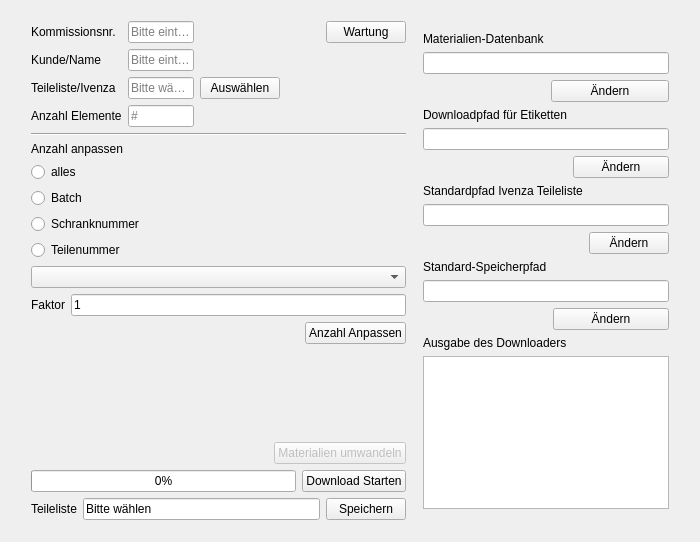
<?xml version="1.0" encoding="UTF-8"?>
<ui version="4.0">
 <class>MainWindow</class>
 <widget class="QMainWindow" name="MainWindow">
  <property name="geometry">
   <rect>
    <x>0</x>
    <y>0</y>
    <width>700</width>
    <height>542</height>
   </rect>
  </property>
  <property name="sizePolicy">
   <sizepolicy hsizetype="Expanding" vsizetype="Expanding">
    <horstretch>1</horstretch>
    <verstretch>1</verstretch>
   </sizepolicy>
  </property>
  <property name="windowTitle">
   <string>Ardis2Holzma</string>
  </property>
  <widget class="QWidget" name="centralWidget">
   <property name="sizePolicy">
    <sizepolicy hsizetype="Expanding" vsizetype="Expanding">
     <horstretch>1</horstretch>
     <verstretch>1</verstretch>
    </sizepolicy>
   </property>
   <widget class="QWidget" name="horizontalLayoutWidget">
    <property name="geometry">
     <rect>
      <x>20</x>
      <y>10</y>
      <width>671</width>
      <height>521</height>
     </rect>
    </property>
    <layout class="QHBoxLayout" name="MainHorLayout">
     <property name="spacing">
      <number>6</number>
     </property>
     <item>
      <layout class="QVBoxLayout" name="MainVertLeft">
       <item>
        <layout class="QGridLayout" name="gridLayout_3">
         <item row="0" column="4">
          <widget class="QPushButton" name="serviceButton">
           <property name="text">
            <string>Wartung</string>
           </property>
          </widget>
         </item>
         <item row="0" column="0">
          <widget class="QLabel" name="label_9">
           <property name="text">
            <string>Kommissionsnr.</string>
           </property>
          </widget>
         </item>
         <item row="0" column="1">
          <widget class="QLineEdit" name="kommissionLine">
           <property name="text">
            <string/>
           </property>
           <property name="placeholderText">
            <string>Bitte eintragen</string>
           </property>
          </widget>
         </item>
         <item row="1" column="0">
          <widget class="QLabel" name="label_6">
           <property name="text">
            <string>Kunde/Name</string>
           </property>
          </widget>
         </item>
         <item row="2" column="2">
          <widget class="QPushButton" name="infileButton">
           <property name="text">
            <string>Auswählen</string>
           </property>
          </widget>
         </item>
         <item row="3" column="0">
          <widget class="QLabel" name="label_3">
           <property name="text">
            <string>Anzahl Elemente</string>
           </property>
          </widget>
         </item>
         <item row="2" column="1">
          <widget class="QLineEdit" name="infileLine">
           <property name="enabled">
            <bool>true</bool>
           </property>
           <property name="text">
            <string/>
           </property>
           <property name="readOnly">
            <bool>true</bool>
           </property>
           <property name="placeholderText">
            <string>Bitte wählen</string>
           </property>
          </widget>
         </item>
         <item row="2" column="0">
          <widget class="QLabel" name="label">
           <property name="text">
            <string>Teileliste/Ivenza</string>
           </property>
          </widget>
         </item>
         <item row="1" column="1">
          <widget class="QLineEdit" name="kundeLine">
           <property name="text">
            <string/>
           </property>
           <property name="placeholderText">
            <string>Bitte eintragen</string>
           </property>
          </widget>
         </item>
         <item row="3" column="1">
          <widget class="QLineEdit" name="obj_count">
           <property name="enabled">
            <bool>true</bool>
           </property>
           <property name="text">
            <string/>
           </property>
           <property name="readOnly">
            <bool>true</bool>
           </property>
           <property name="placeholderText">
            <string>#</string>
           </property>
          </widget>
         </item>
         <item row="0" column="3">
          <spacer name="horizontalSpacer_3">
           <property name="orientation">
            <enum>Qt::Horizontal</enum>
           </property>
           <property name="sizeType">
            <enum>QSizePolicy::Fixed</enum>
           </property>
           <property name="sizeHint" stdset="0">
            <size>
             <width>40</width>
             <height>20</height>
            </size>
           </property>
          </spacer>
         </item>
        </layout>
       </item>
       <item>
        <layout class="QGridLayout" name="gridLayout_5">
         <item row="1" column="0">
          <widget class="QLabel" name="label_4">
           <property name="text">
            <string>Anzahl anpassen</string>
           </property>
          </widget>
         </item>
         <item row="2" column="0">
          <widget class="QRadioButton" name="byBatch">
           <property name="text">
            <string>alles</string>
           </property>
          </widget>
         </item>
         <item row="3" column="0">
          <widget class="QRadioButton" name="byBEM2">
           <property name="text">
            <string>Batch</string>
           </property>
          </widget>
         </item>
         <item row="5" column="0">
          <widget class="QRadioButton" name="byRefNumber">
           <property name="text">
            <string>Teilenummer</string>
           </property>
          </widget>
         </item>
         <item row="6" column="0">
          <widget class="QComboBox" name="schrank_select"/>
         </item>
         <item row="7" column="0">
          <layout class="QHBoxLayout" name="horizontalLayout">
           <item>
            <widget class="QLabel" name="label_7">
             <property name="text">
              <string>Faktor</string>
             </property>
            </widget>
           </item>
           <item>
            <widget class="QLineEdit" name="multiLine">
             <property name="cursor">
              <cursorShape>ArrowCursor</cursorShape>
             </property>
             <property name="text">
              <string>1</string>
             </property>
            </widget>
           </item>
          </layout>
         </item>
         <item row="4" column="0">
          <widget class="QRadioButton" name="bySchrank_number">
           <property name="text">
            <string>Schranknummer</string>
           </property>
          </widget>
         </item>
         <item row="0" column="0">
          <widget class="Line" name="line">
           <property name="orientation">
            <enum>Qt::Horizontal</enum>
           </property>
          </widget>
         </item>
        </layout>
       </item>
       <item>
        <layout class="QHBoxLayout" name="horizontalLayout_3">
         <item>
          <spacer name="horizontalSpacer">
           <property name="orientation">
            <enum>Qt::Horizontal</enum>
           </property>
           <property name="sizeHint" stdset="0">
            <size>
             <width>40</width>
             <height>20</height>
            </size>
           </property>
          </spacer>
         </item>
         <item>
          <widget class="QPushButton" name="multiButton">
           <property name="enabled">
            <bool>true</bool>
           </property>
           <property name="sizePolicy">
            <sizepolicy hsizetype="Maximum" vsizetype="Fixed">
             <horstretch>0</horstretch>
             <verstretch>0</verstretch>
            </sizepolicy>
           </property>
           <property name="text">
            <string>Anzahl Anpassen</string>
           </property>
          </widget>
         </item>
        </layout>
       </item>
       <item>
        <spacer name="verticalSpacer">
         <property name="orientation">
          <enum>Qt::Vertical</enum>
         </property>
         <property name="sizeHint" stdset="0">
          <size>
           <width>20</width>
           <height>40</height>
          </size>
         </property>
        </spacer>
       </item>
       <item>
        <layout class="QHBoxLayout" name="horizontalLayout_4">
         <item>
          <spacer name="horizontalSpacer_2">
           <property name="orientation">
            <enum>Qt::Horizontal</enum>
           </property>
           <property name="sizeHint" stdset="0">
            <size>
             <width>40</width>
             <height>20</height>
            </size>
           </property>
          </spacer>
         </item>
         <item>
          <widget class="QPushButton" name="convertButton">
           <property name="enabled">
            <bool>false</bool>
           </property>
           <property name="sizePolicy">
            <sizepolicy hsizetype="Preferred" vsizetype="Fixed">
             <horstretch>0</horstretch>
             <verstretch>0</verstretch>
            </sizepolicy>
           </property>
           <property name="acceptDrops">
            <bool>false</bool>
           </property>
           <property name="autoFillBackground">
            <bool>false</bool>
           </property>
           <property name="text">
            <string>Materialien umwandeln</string>
           </property>
           <property name="checkable">
            <bool>false</bool>
           </property>
           <property name="default">
            <bool>false</bool>
           </property>
           <property name="flat">
            <bool>false</bool>
           </property>
          </widget>
         </item>
        </layout>
       </item>
       <item>
        <layout class="QHBoxLayout" name="horizontalLayout_2">
         <property name="sizeConstraint">
          <enum>QLayout::SetDefaultConstraint</enum>
         </property>
         <item>
          <widget class="QProgressBar" name="downloadProgress">
           <property name="maximum">
            <number>100</number>
           </property>
           <property name="value">
            <number>0</number>
           </property>
          </widget>
         </item>
         <item>
          <widget class="QPushButton" name="downloadButton">
           <property name="sizePolicy">
            <sizepolicy hsizetype="Minimum" vsizetype="Minimum">
             <horstretch>0</horstretch>
             <verstretch>0</verstretch>
            </sizepolicy>
           </property>
           <property name="text">
            <string>Download Starten</string>
           </property>
          </widget>
         </item>
        </layout>
       </item>
       <item>
        <layout class="QGridLayout" name="gridLayout_4">
         <item row="0" column="0">
          <widget class="QLabel" name="label_2">
           <property name="text">
            <string>Teileliste</string>
           </property>
          </widget>
         </item>
         <item row="0" column="2">
          <widget class="QPushButton" name="outfileButton">
           <property name="text">
            <string>Speichern</string>
           </property>
          </widget>
         </item>
         <item row="0" column="1">
          <widget class="QLineEdit" name="outfileLine">
           <property name="text">
            <string>Bitte wählen</string>
           </property>
           <property name="readOnly">
            <bool>true</bool>
           </property>
          </widget>
         </item>
        </layout>
       </item>
      </layout>
     </item>
     <item>
      <widget class="QWidget" name="MainVertRight_2" native="true">
       <property name="enabled">
        <bool>true</bool>
       </property>
       <property name="sizePolicy">
        <sizepolicy hsizetype="Expanding" vsizetype="Expanding">
         <horstretch>0</horstretch>
         <verstretch>0</verstretch>
        </sizepolicy>
       </property>
       <layout class="QVBoxLayout" name="MainVertRight">
        <item>
         <layout class="QGridLayout" name="gridLayout">
          <item row="0" column="0">
           <widget class="QLabel" name="label_8">
            <property name="text">
             <string>Materialien-Datenbank</string>
            </property>
           </widget>
          </item>
          <item row="1" column="0" colspan="2">
           <widget class="QLineEdit" name="dbLine">
            <property name="readOnly">
             <bool>true</bool>
            </property>
           </widget>
          </item>
          <item row="2" column="1">
           <widget class="QPushButton" name="dbButton">
            <property name="enabled">
             <bool>true</bool>
            </property>
            <property name="text">
             <string>Ändern</string>
            </property>
           </widget>
          </item>
         </layout>
        </item>
        <item>
         <layout class="QGridLayout" name="gridLayout_2">
          <item row="2" column="1">
           <widget class="QPushButton" name="changePathLabelButton">
            <property name="enabled">
             <bool>true</bool>
            </property>
            <property name="text">
             <string>Ändern</string>
            </property>
           </widget>
          </item>
          <item row="0" column="0">
           <widget class="QLabel" name="label_5">
            <property name="text">
             <string>Downloadpfad für Etiketten</string>
            </property>
           </widget>
          </item>
          <item row="1" column="0" colspan="2">
           <widget class="QLineEdit" name="pathLabelLine">
            <property name="readOnly">
             <bool>true</bool>
            </property>
           </widget>
          </item>
         </layout>
        </item>
        <item>
         <layout class="QGridLayout" name="gridLayout_6">
          <item row="2" column="1">
           <widget class="QPushButton" name="changeDefaultInputPathButton">
            <property name="enabled">
             <bool>true</bool>
            </property>
            <property name="text">
             <string>Ändern</string>
            </property>
           </widget>
          </item>
          <item row="0" column="0">
           <widget class="QLabel" name="label_10">
            <property name="text">
             <string>Standardpfad Ivenza Teileliste</string>
            </property>
           </widget>
          </item>
          <item row="1" column="0" colspan="2">
           <widget class="QLineEdit" name="InputFilePath">
            <property name="readOnly">
             <bool>true</bool>
            </property>
           </widget>
          </item>
         </layout>
        </item>
        <item>
         <layout class="QGridLayout" name="gridLayout_7">
          <item row="2" column="1">
           <widget class="QPushButton" name="changePathSavingButton">
            <property name="enabled">
             <bool>true</bool>
            </property>
            <property name="text">
             <string>Ändern</string>
            </property>
           </widget>
          </item>
          <item row="0" column="0">
           <widget class="QLabel" name="label_11">
            <property name="text">
             <string>Standard-Speicherpfad</string>
            </property>
           </widget>
          </item>
          <item row="1" column="0" colspan="2">
           <widget class="QLineEdit" name="pathSaving">
            <property name="readOnly">
             <bool>true</bool>
            </property>
           </widget>
          </item>
         </layout>
        </item>
        <item>
         <widget class="QLabel" name="downloaderOutputLabel">
          <property name="text">
           <string>Ausgabe des Downloaders</string>
          </property>
         </widget>
        </item>
        <item>
         <widget class="QTextBrowser" name="downloaderOutput">
          <property name="enabled">
           <bool>true</bool>
          </property>
          <property name="sizePolicy">
           <sizepolicy hsizetype="Expanding" vsizetype="Expanding">
            <horstretch>0</horstretch>
            <verstretch>0</verstretch>
           </sizepolicy>
          </property>
         </widget>
        </item>
       </layout>
      </widget>
     </item>
    </layout>
   </widget>
  </widget>
  <action name="actionOpen">
   <property name="text">
    <string>Open</string>
   </property>
  </action>
  <action name="actionSave">
   <property name="text">
    <string>Save</string>
   </property>
  </action>
 </widget>
 <layoutdefault spacing="6" margin="11"/>
 <resources/>
 <connections/>
</ui>
